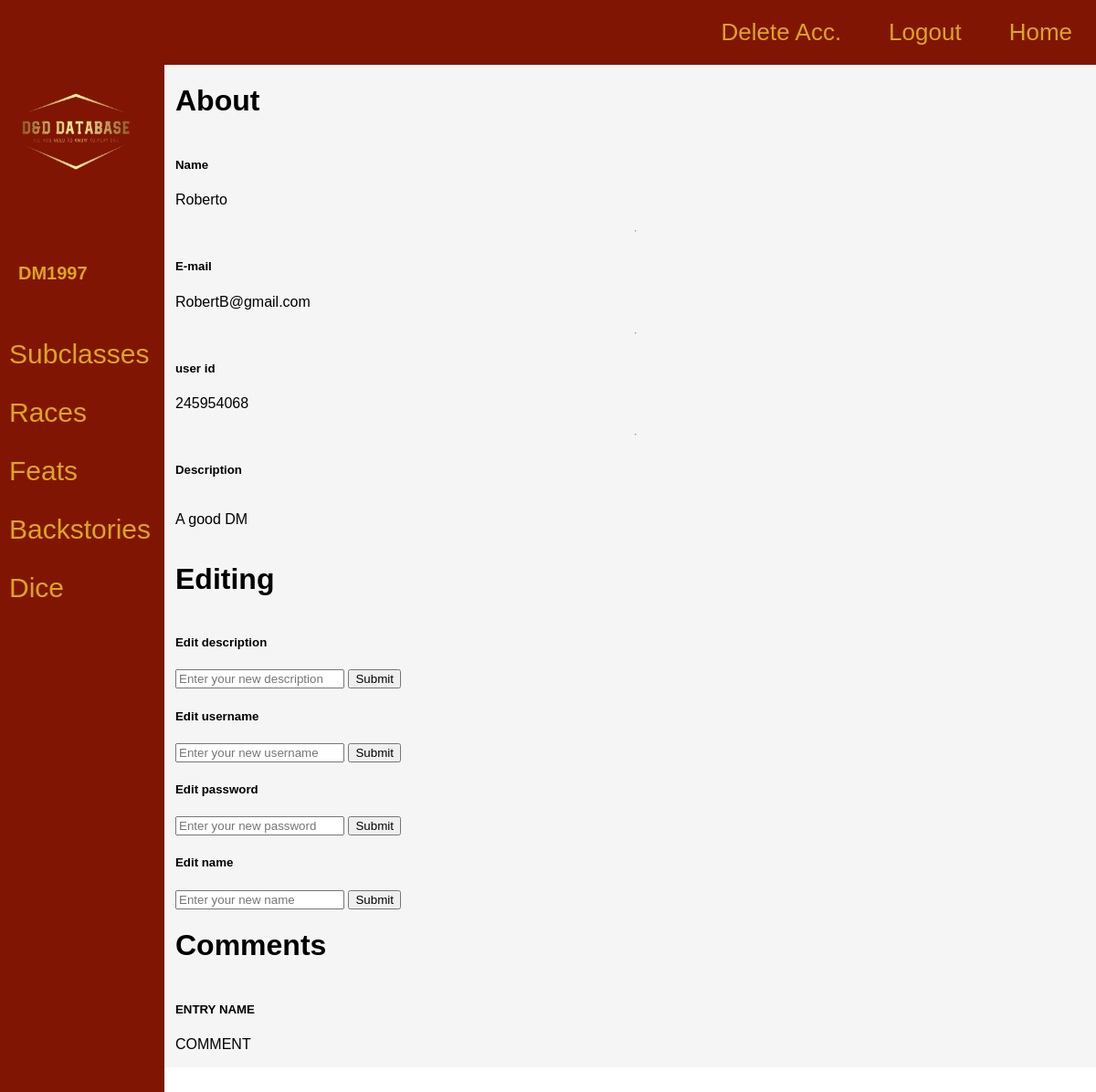
The page /pages/profile.php (signed in) on the database its author committed.
### tables this page shows
CREATE TABLE IF NOT EXISTS `users` (
  `ID` bigint(20) NOT NULL AUTO_INCREMENT,
  `user_id` bigint(20) DEFAULT NULL,
  `username` varchar(50) DEFAULT NULL,
  `password` varchar(50) DEFAULT NULL,
  `Name` varchar(50) DEFAULT NULL,
  `Email` varchar(50) DEFAULT NULL,
  `admin?` int(11) DEFAULT 0,
  `Description` tinytext DEFAULT NULL,
  PRIMARY KEY (`ID`)
);

### pages/functions.php (called while the page is built, shortened)
<?php
function check_login($con)
{
    include('connection.php');
    if(isset($_SESSION['user_id']))
    {
        $id = $_SESSION['user_id'];
        $querry = "select * from users where user_id = '$id' limit 1";
        $result = mysqli_query($con, $querry);
        if($result && mysqli_num_rows($result) > 0)
        {
            $user_data = mysqli_fetch_assoc($result);
            return $user_data;
        }
    }
}

### pages/profile.php (the view, shortened to what this page needs)
<?php
include('connection.php');
include('functions.php');
$user_data = check_login($con);
?>
<!DOCTYPE html>
<html>
<head>
    <link href="http://localhost/login/Kasp_proj_new/styles/profile.css" rel="stylesheet" type="text/css" />
</head>
<div class = 'container'>
    <div class = 'main'>
        <div class = 'topbar'>
            <a href = 'choicepage.php'>Home</a>
            <a href = 'logout.php'>Logout</a>
            <a href = 'delete.php' >Delete Acc.</ahref>
        </div>
        <div class = 'row'>
            <div class = 'col-md-4 mt-1'>
                <div class = 'card-side text-center sidebar'>
                    <div class = 'card body'>
                        <img src = 'http://localhost/login/Kasp_proj_new/images/logo.png' class = 'img' width = '150'>
                        <div class = 'mt-3'>
                            <h3 class = 'username'><?php echo $user_data['username'];?></h3>
                            <a href = 'subs.html'>Subclasses</a>
                            <a href = 'Races.html'>Races</a>
                            <a href = 'Feats.html'>Feats</a>
                            <a href = 'Backstories.html'>Backstories</a>
                            <a href = 'dice.php'>Dice</a>
                        </div>
                    </div>
                </div>
            </div>
        </div>
        <div class = 'col-md-8 mt-1'>
            <div class = 'card mb-3 content'>
                <h1 class = 'm-3'>About</h1>
                <div class = 'card body'>
                    <div class = 'row-content'>
                        <div class = 'col-md-3'>
                            <h5>Name</h5>
                        </div>
                        <div class = 'col-md-9 text-secondary'>
                            <p><?php echo $user_data['Name'];?></p>
                        </div>
                    </div>
                    <hr>
                    <div class = 'row-content'>
                        <div class = 'col-md-3'>
                            <h5>E-mail</h5>
                        </div>
                        <div class = 'col-md-9 text-secondary'>
                            <p><?php echo $user_data['Email'];?></p>
                        </div>
                    </div>
                    <hr>
                    <div class = 'row'>
                        <div class = 'col-md-3'>
                            <h5>user id</h5>
                        </div>
                        <div class = 'col-md-9 text-secondary'>
                            <p><?php echo $user_data['user_id'];?></p>
                        </div>
                    </div>
                    <hr>
                    <?php if(is_null($user_data['Description'])) : ?>
                    <div class = 'row'>
                        <div class = 'col-md-3'>
                            <h5>Description</h5>
                        </div>
                        <div class = 'col-md-9 text-secondary'>
                            <p>Description not set, plaese set it in editing part of your profile</p>
                        </div>
                    </div>
                    <?php else :?>
                        <div class = 'col-md-3'>
                            <h5>Description</h5>
                        </div>
                        <div class = 'col-md-9 text-secondary'>
                            <p><?php echo $user_data['Description'];?></p>
                        </div>
                    <?php endif?>
                </div>
            </div>
            <div class = 'card mb-3 content'>
                <h1 class = 'm3'>Editing</h1>
                <div class = 'card body'>
                    <div class = 'row'>
                        <div class = 'col-md-3'>
                            <h5>Edit description</h5>
                        </div>
                        <div class = 'col-md-9 text-secondary'>
                            <form method = "Post" action = 'Edit_desc.php'>
                                <input type = 'text' id = 'Edesc' name = 'Edesc' placeholder="Enter your new description">
                                <button type = 'submit'>Submit</button>
                            </form>
                        </div>
                    </div>
                    <div class = 'row'>
                        <div class = 'col-md-3'>
                            <h5>Edit username</h5>
                        </div>
                        <div class = 'col-md-9 text-secondary'>
                            <form method = "Post" action = 'Edit_user.php'>
                                <input type = 'text' id = 'Euser' name = 'Euser' placeholder="Enter your new username">
                                <button type = 'submit'>Submit</button>
                            </form>
                        </div>
                    </div>
                    <div class = 'row'>
                        <div class = 'col-md-3'>
                            <h5>Edit password</h5>
                        </div>
                        <div class = 'col-md-9 text-secondary'>
                            <form method = "Post" action = 'Edit_pass.php'>
                                <input type = 'text' id = 'Epass' name = 'Epass' placeholder="Enter your new password">
                                <button type = 'submit'>Submit</button>
                            </form>
                        </div>
                    </div>
                    <div class = 'row'>
                        <div class = 'col-md-3'>
                            <h5>Edit name</h5>
                        </div>
                        <div class = 'col-md-9 text-secondary'>
                            <form method = "Post" action = 'Edit_name.php'>
                                <input type = 'text' id = 'Ename' name = 'Ename' placeholder="Enter your new name">
                                <button type = 'submit'>Submit</button>
                            </form>
                        </div>
                    </div>
                </div>
            </div>
            <div class = 'card mb-3 content'>
                <h1 class = 'm3'>Comments</h1>
                <div class = 'card body'>
                    <div class = 'row'>
                        <div class = 'col-md-3'>
                            <h5>ENTRY NAME</h5>
                        </div>
                        <div class = 'col-md-9 text-secondary'>
                            <p>COMMENT</p>
                        </div>
                    </div>
                </div>
            </div>
        </div>
    </div>
</div>
</html>

### styles/profile.css (style rules this page uses)
.main { font-family: Arial, Helvetica, sans-serif; }
.topbar { background-color: #801504; overflow: hidden; }
.topbar a { float: right; color: goldenrod; text-align: center; padding: 20px 26px; text-decoration: none; font-size: 26px; }
.sidebar { background-color: #801504; color: goldenrod; height: 157%; position: absolute; width: 15%; }
.sidebar a { margin-left: 10px; display: block; color: goldenrod; padding-bottom: 30px; font-size: 30px; text-decoration: none; }
.card { display: flex; flex-direction: column; }
.card-side { display: flex; flex-direction: column; }
.content { background-color: whitesmoke; margin-left: 15%; padding-left: 1%; width: 84%; }
.row { width: 100%; }
.row-content { width: 50%; }
.username { margin-left: 10px; padding-bottom: 10px; font-size: 20px; }
.img { padding-bottom: 40px; }

### rows shown on the page
users: username "DM1997", Name "Roberto", Email "RobertB@gmail.com", user "245954068", Description "A good DM"
